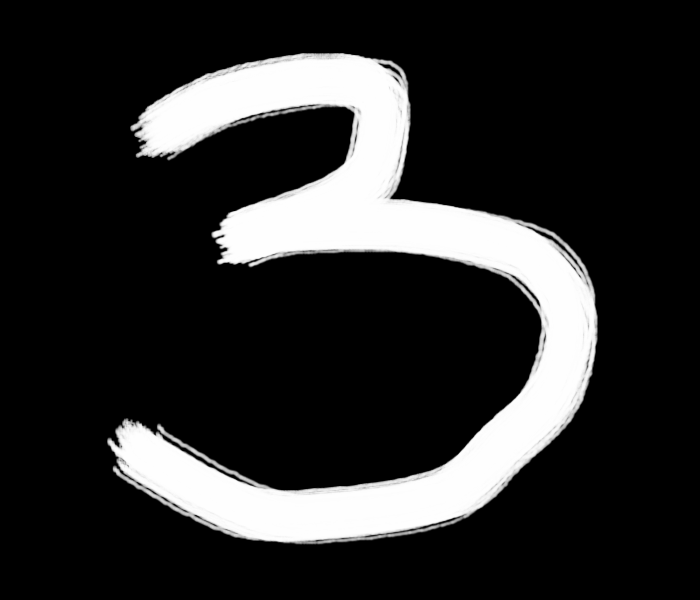
#> input picture data/mnist/3.png, 700 x 600 px
$ python opencv_image_predict.py   (Python 2 division)
#> lines starting #> are read from the running program, lines starting #| are printed output that depends on the picture; after the words box and inside, x2 and y2 are one past the last pixel; in counts of white or black regions, pixels touching at a corner belong together
### ann_util.py
import math
import pickle
import random


def logistic(x):
    return 1.0 / (1 + math.exp(-x))


def deriv_logistic(x):
    lgst = logistic(x)
    return (1 - lgst) * lgst


def hyperbolic_tangent(x):
    return math.tanh(x)


def deriv_hyperbolic_tangent(x):
    th = math.tanh(x)
    return 1 - th * th


# [18 lines left out: functions between, make_matrix, serialize, not called in this run]


def deserialize(fname):
    with open(fname, 'rb') as f:
        nn = pickle.load(f)
        return nn

### opencv_image_predict.py
import cv2
import numpy as np

from ann import ANN
import ann_util

# load the image
digit = cv2.imread("./data/mnist/3.png", cv2.IMREAD_GRAYSCALE)
#> digit is the input picture: shape (600, 700); min 0, max 254, mean 43.9
#digit = cv2.imread("./data/mnist/7.png", cv2.IMREAD_GRAYSCALE)
cv2.imshow("original digit", digit)

# resize it, it needs to be 28 x 28 for our MNIST ANN
small = cv2.resize(digit, (28, 28), interpolation=cv2.INTER_NEAREST)
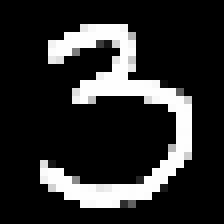
#> small: shape (28, 28) (shown 8 times larger); min 0, max 254, mean 44.2
cv2.imshow("smaller digit", small)

# scale the values to 0..1
small -= small.min()
small /= small.max()
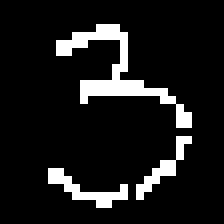
#> small: shape (28, 28) (shown 8 times larger); values 0 (black) and 1 (white), 10.2% white in thin lines or dots, all inside (x1, y1, x2, y2) = (6, 3, 24, 26)

# from a matrix of 28x28 make it a vector of 768x1
print small.shape
#| (28, 28)
small = small.reshape((784, 1))
#> small = 784 values, max 1 at index 96, min 0 at index 0, mean 0.102
print small.shape
#| (784, 1)

# load the ANN
nn = ann_util.deserialize('models/nn_mnist_iter800000.pickle')
#> (the run stopped early here; a loop or call above may not have finished)

$ run again, with data/mnist/7.png copied over data/mnist/3.png
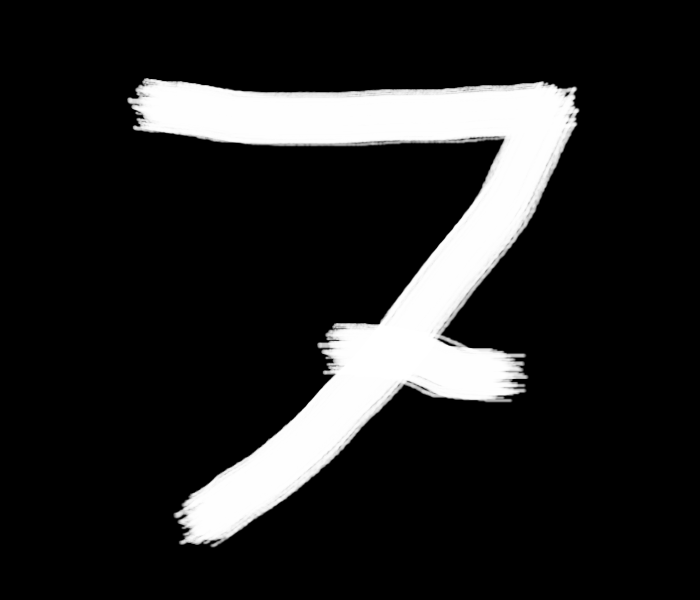
#> input picture data/mnist/7.png, 700 x 600 px
#> digit is the input picture: shape (600, 700); min 0, max 255, mean 35.5
#> `small = cv2.resize(digit, (28, 28), interpolation=cv2.INTER_NEAREST)`:
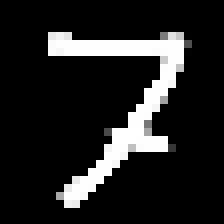
#> small: shape (28, 28) (shown 8 times larger); min 0, max 255, mean 34.3
#> `small /= small.max()`:
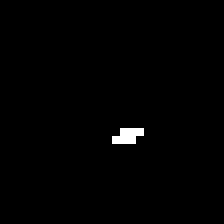
#> small: shape (28, 28) (shown 8 times larger); values 0 (black) and 1 (white), 0.77% white in thin lines or dots, all inside (x1, y1, x2, y2) = (14, 16, 18, 18)
#| (28, 28)
#> `small = small.reshape((784, 1))`: small = 784 values, max 1 at index 463, min 0 at index 0, mean 0.00765
#| (784, 1)
